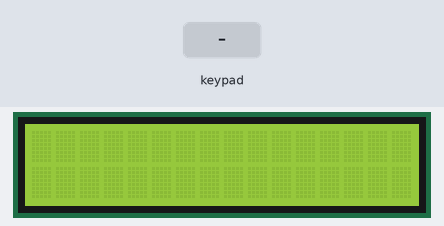
Bench run of a sketch on a simulated Arduino Uno, built with avr-gcc and run on an emulated ATmega328P. Parts: 16×2 character LCD. The inputs (shaded band) are chosen by the test bench. What the sketch prints to the serial monitor is not drawn.

Above: at 1.2 s.
1.3 s: keypad keys 9 8 7 6 # pressed 0.4 s apart
At 4.1 s:
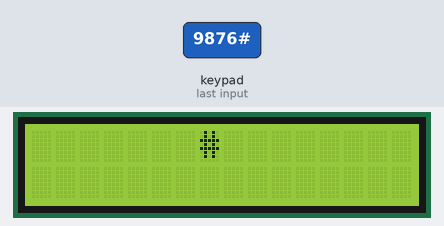
4.8 s: key 'A' pressed
At 5.7 s:
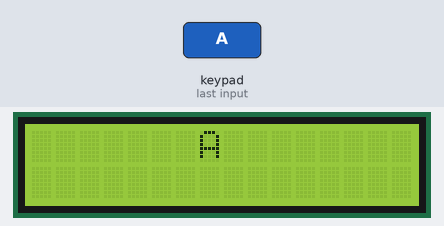
6.3 s: key 'B' pressed
At 6.9 s:
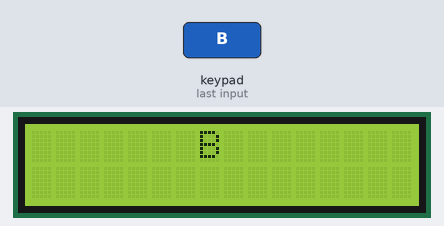
7.8 s: keypad keys 9 8 7 6 * pressed 0.4 s apart
At 10.1 s:
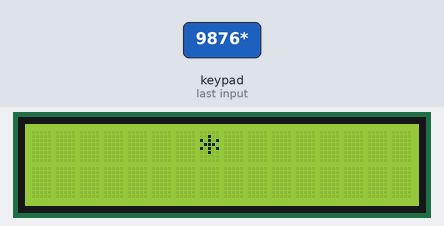
11.3 s: key 'C' pressed
At 11.7 s:
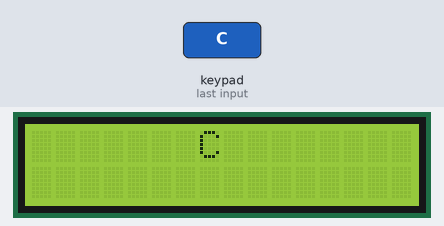
12.8 s: keypad keys 9 8 7 6 D pressed 0.4 s apart
At 13.01 s:
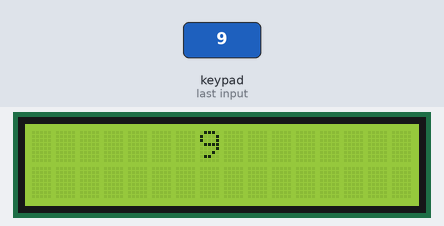
Timing chart, 0 to 15.8 s (numbered marks = the images above; inputs shaded):
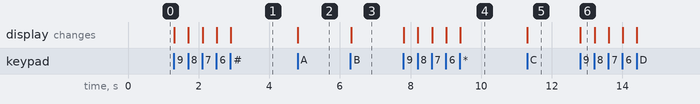

Measured:
- after the input at 1.3 s, the display: first changes at once (image 1 shows a later state)
- after the input at 4.8 s, the display: changes at once (image 2)
- after the input at 6.3 s, the display: changes at once (image 3)
- after the input at 7.8 s, the display: first changes at once (image 4 shows a later state)
- after the input at 11.3 s, the display: changes at once (image 5)
- after the input at 12.8 s, the display: changes at once (image 6)

The sketch:

repeat.ino
```cpp
#include <LiquidCrystal_I2C.h>
#include <Keypad.h>

const byte ROWS = 4;
const byte COLS = 4;
char hexaKeys[ROWS][COLS] = {
  {'1', '2', '3', 'A'},
  {'4', '5', '6', 'B'},
  {'7', '8', '9', 'C'},
  {'*', '0', '#', 'D'}
};
byte rowPins[ROWS] = {9, 8, 7, 6};
byte colPins[COLS] = {5, 4, 3, 2};


Keypad keypad = Keypad(makeKeymap(hexaKeys), rowPins, colPins, ROWS, COLS);
LiquidCrystal_I2C lcd(0x27, 16, 2);

void setup() {
  Serial.begin(9600);
  lcd.init();
  lcd.backlight();
}

void loop() {
  char key = keypad.getKey();

  if (key) {
    lcd.clear();
    lcd.setCursor(7, 0);
    lcd.print(key);
    Serial.println(key);
  }
}
```
